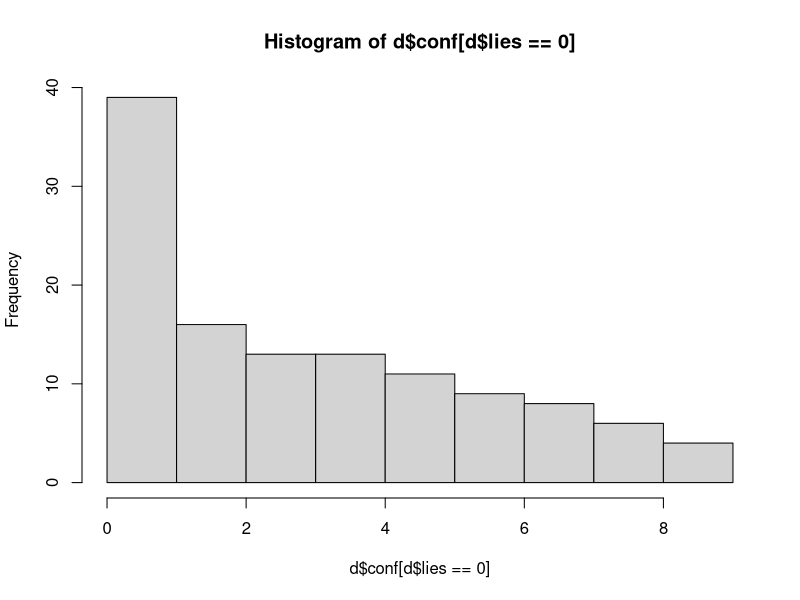
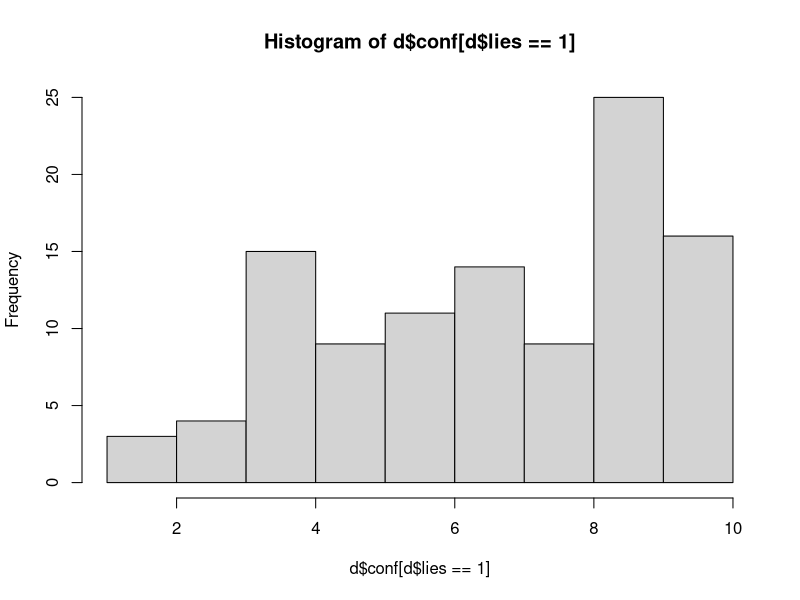
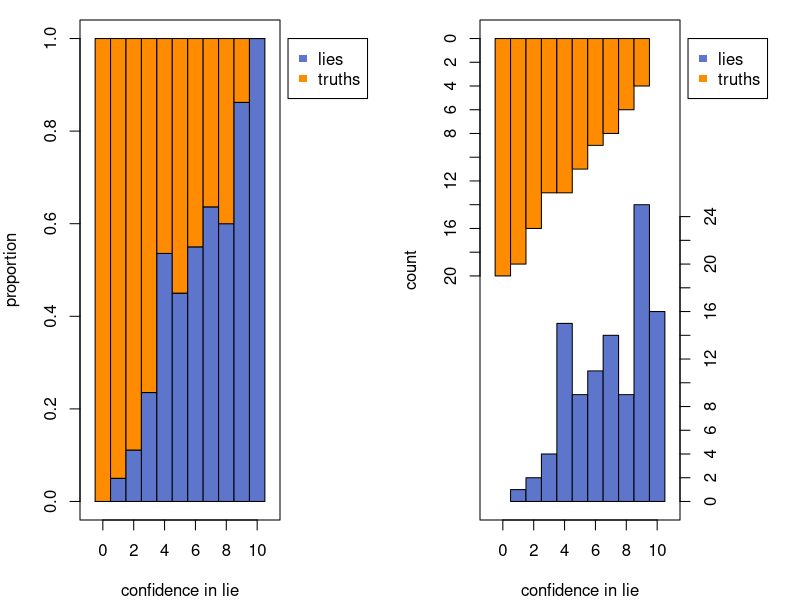

These figures' R source, in order:
logit <- function(p) log(p / (1-p))
invlogit <- function(x) exp(x) / (1+exp(x))

n <- 15^2
opts <- 0:10
conf_scores <- sample(opts, n, T)
lies <- rbinom(n, 1, conf_scores/10)
d <- data.frame(conf = conf_scores, lies = lies)
hist(d$conf[d$lies == 0])
hist(d$conf[d$lies == 1])

prop_lies <- sapply(opts, function(opt) mean(d$lies[d$conf == opt]))
par(mar = c(4,4,1,6), mfrow = c(1,2))
plot(NA, xlim = range(opts) + c(-1,1), ylim = c(0,1), xlab = "confidence in lie", ylab = "proportion")
for(opt in opts){
  rect(xleft = opt-1/2, xright = opt+1/2,
       ybottom = 0, ytop = prop_lies[opt+1], col = "#5d76cb")
  rect(xleft = opt-1/2, xright = opt+1/2,
       ybottom = prop_lies[opt+1], ytop = 1, col = "darkorange")
}
legend(x = 12, y = 1, legend = c("lies", "truths"), col = c("#5d76cb", "darkorange"), pch = 15, cex = 1, xpd = NA)

num_conf <- lapply(c(0,1), function(opt) table(d$conf[d$lies == opt]))
max_opt <- max(table(d$conf))+10
plot(NA, xlim = range(opts) + c(-1,1), ylim = c(0,max_opt), xlab = "confidence in lie", ylab = "count",
     yaxt = "n")
axis(2, at = seq(max_opt, max_opt - max(num_conf[[1]]), by = -2), 
     labels = seq(0, max(num_conf[[1]]), by = 2))
axis(4, at = seq(0, max(num_conf[[2]]), by = 2), 
     labels = seq(0, max(num_conf[[2]]), by = 2))
for(opt in opts){
  rect(xleft = opt-1/2, xright = opt+1/2,
       ybottom = 0, ytop = num_conf[[2]][as.character(opt)], col = "#5d76cb")
  rect(xleft = opt-1/2, xright = opt+1/2,
       ybottom = max_opt - num_conf[[1]][as.character(opt)], ytop = max_opt, col = "darkorange")
  
}
legend(x = 12, y = max_opt, legend = c("lies", "truths"), col = c("#5d76cb", "darkorange"), pch = 15, cex = 1, xpd = NA)
